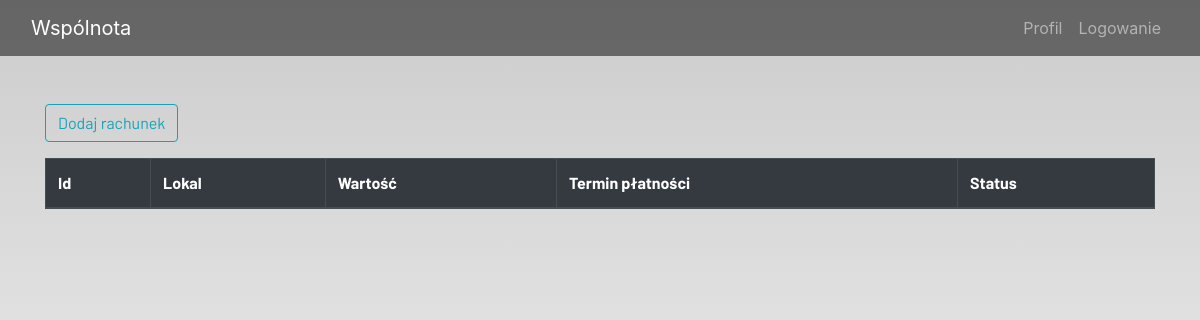
Before: /billing/ with the older database file.
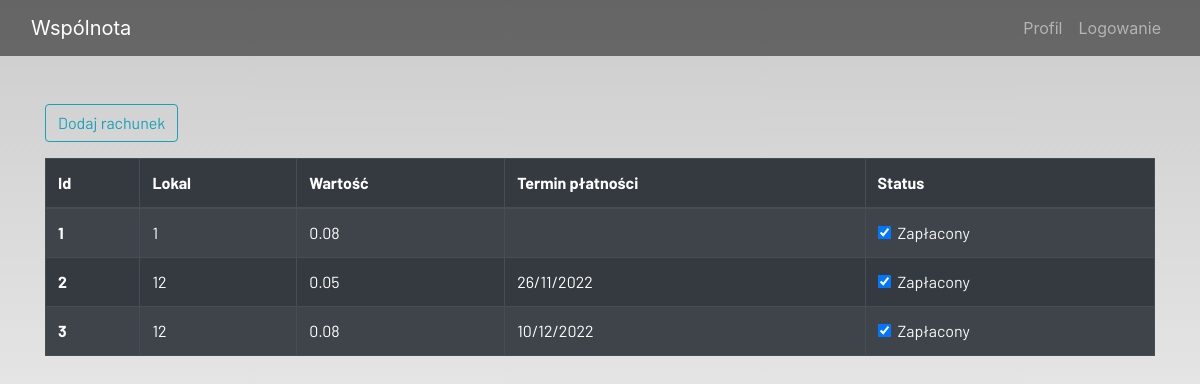
After: the same page with the newer database file.
### ideas/models.py (models this page shows, shortened)
class Billing(models.Model):
    admin = models.ForeignKey(User, on_delete=models.CASCADE, null=True, blank=True)
    id = models.AutoField(primary_key = True)
    owner = models.ForeignKey(Local, on_delete=models.CASCADE, null=False, blank=False)
    value = models.DecimalField(("Kwota do zapłaty"), max_digits=100, decimal_places=2)
    status = models.BooleanField(("Czy zapłacone?"))
    start_billing = models.DateField(("Początek okresu rozliczeniowego"), null=False, blank=False)
    end_billing = models.DateField(("Koniec okresu rozliczeniowego"), null=False, blank=False)
    payment_date = models.DateField(("Termin płatności"), null=True, blank=True)

class Local(models.Model):
    admin = models.ForeignKey(User, on_delete=models.CASCADE, related_name='admin', null=True, blank=True)
    owner = models.ForeignKey(User, on_delete=models.CASCADE, related_name='owner', null=True, blank=True)
    number = models.IntegerField(("Numer lokalu"), null=False, blank=False)
    area = models.DecimalField(("Powierzchnia"), max_digits=100, decimal_places=2)
    def __str__(self):
        return str(self.number)
    class Meta:
        verbose_name = "local"
        verbose_name_plural = "local"

### ideas/views.py (the view, shortened to what this page needs)
# urls.py: path('billing/', views.billing, name='billing'),
def billing(request):
    form = BillingForm()
    billing = Billing.objects.all()
    context = {
        'billings': billing,
        'form': form,
    }
    return render(request, 'registration/billing.html', context)

### ideas/forms.py
class BillingForm(forms.ModelForm):
    class Meta:
        model = Billing
        widgets = {'start_billing': DateInput(), 'end_billing': DateInput(), 'payment_date': DateInput()}
        fields = ['owner', 'value', 'status', 'start_billing', 'end_billing', 'payment_date']

### ideas/templates/registration/billing.html (shortened to what this page needs)
{% extends 'registration/main.html' %}
{% load static %}
{% block content %}
{% load crispy_forms_tags %}
<div class="container" >
<div class="form-group">
            <button class="btn btn-outline-info" data-toggle="modal" data-target="#myModal">
                Dodaj rachunek
            </button>
        </div>
</div>
<div class="container">
    <table class="table table-striped table-bordered table-hover table-dark">
        <thead>
            <tr>
                <th scope="col">Id</th>
                <th scope="col">Lokal</th>
                <th scope="col">Wartość</th>
                <th scope="col">Termin płatności</th>
                <th scope="col">Status</th>
            </tr>
        </thead>
        <tbody>
            {% for billing in  billings %}
            <tr>
                <th scope="row">{{ billing.id }}</th>
                <td>{{ billing.owner }}</td>
                <td>{{ billing.value }}</td>
                <td>{{ billing.payment_date | date:"d/m/Y" }}</td>
                <td>
                    <a href="{% url 'billing_update' billing.id%}">
                        <div class="form-check">
                            {% if billing.status == True %}
                            <input class="form-check-input" type="checkbox" value="" checked>
                            {% else %}
                            <input class="form-check-input" type="checkbox" value="">
                            {% endif %}
                            <label class="form-check-label text-light" for="flexCheckDefault">
                                Zapłacony
                            </label>
                        </div>
                    </a>
                </td>
            </tr>
            {%  endfor %}
        </tbody>
    </table>
</div>
{% endblock content %}

Changed rows visible on the page:
added Billing: id "1", owner "1", value "0.08"
added Billing: id "2", owner "12", value "0.05", payment_date "26/11/2022"
added Billing: id "3", owner "12", value "0.08", payment_date "10/12/2022"
